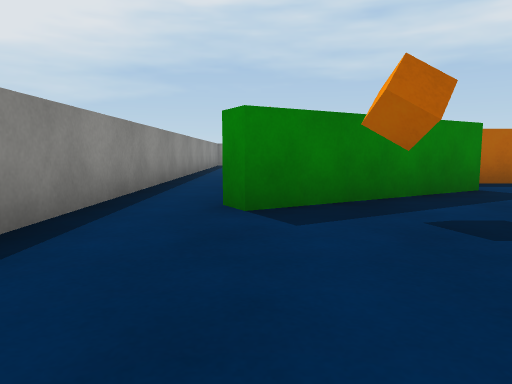
[1] (above)

12 first-person views from a walk through a scene from a Unity 3-D project. The camera is 0.55 m above the floor, tilts 6° down and sees 70° across. The floor is counted in squares, 1 m on a side. Each view is taken from the middle of a square. On the plan, view 1 faces up. The plan holds only what a view shows up to about 9 squares ahead; the rest is blank. The player character is not drawn. Surface patterns are stand-ins for the level's own textures.

[2]
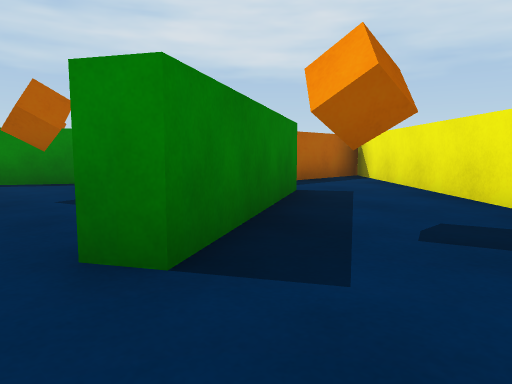

[3]
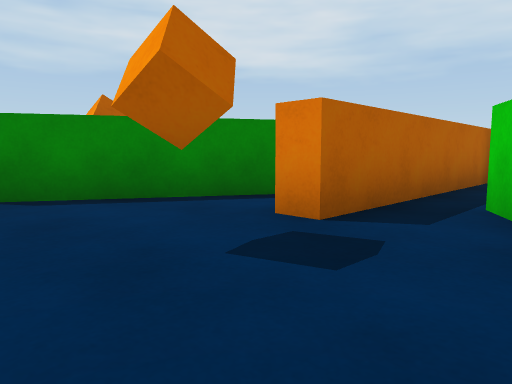

[4]
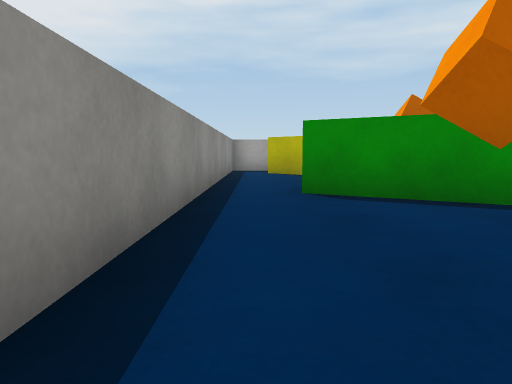

[5]
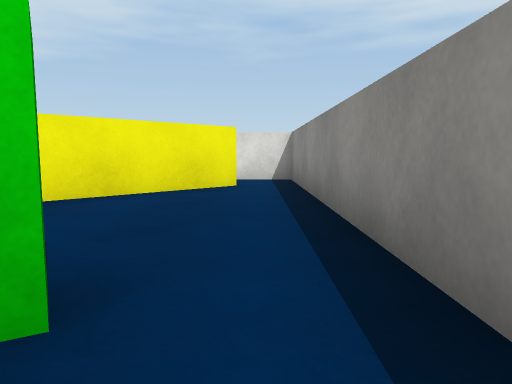

[6]
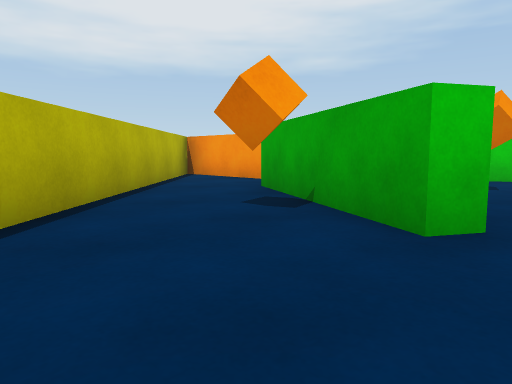

[7]
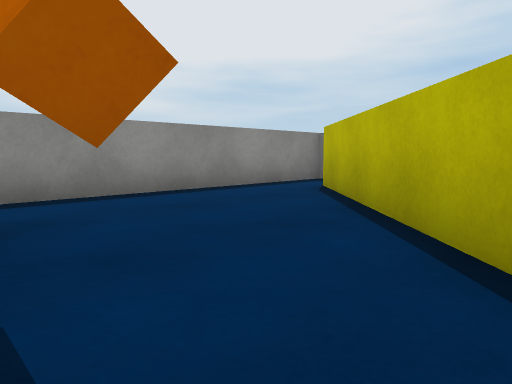

[8]
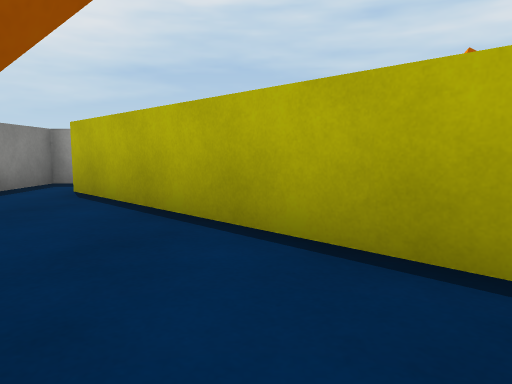

[9]
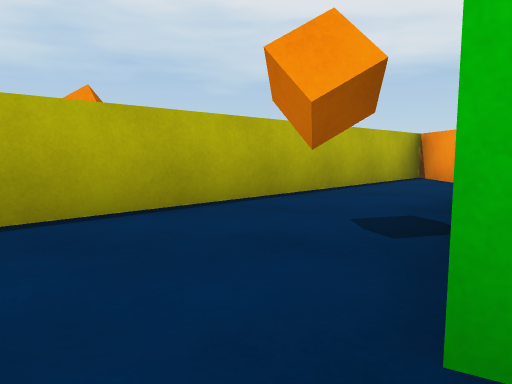

[10]
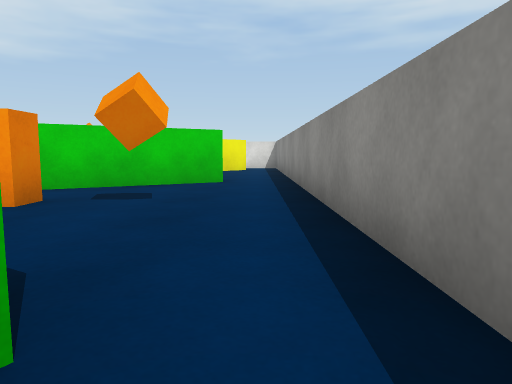

[11]
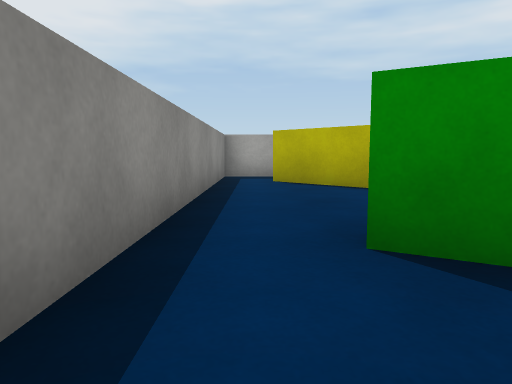

[12]
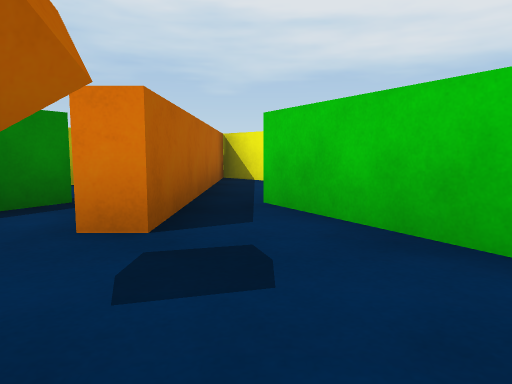

### Floor plan
Ten units are one square. View 1 is at (0, 0); x grows to the right and y downward. Boxes are objects, and circles mark ways between rooms. Rooms are numbered by the first view taken in them; rooms with no view inside come last. Other rooms are left out.
<svg viewBox="-22 -172 101 204">
<path fill="none" stroke="#000" d="M34 -28 48 -42M-17 -45 -17 27 -5 27M-8 14 15 -9M35 -55 -1 -35 -4 -39M30 -67 15 -67 15 -72M-4 -39 32 -60M32 -80 -4 -101M-17 -105 -17 -45M-4 -101 -1 -105 34 -85M42 -104 -7 -153M-5 -167 -17 -167 -17 -105M48 -42 74 -67 30 -67"/>
<rect x="5" y="-35" width="10" height="10" fill="#bbb"><title>orange cube</title></rect>
<rect x="-5" y="-75" width="10" height="10" fill="#bbb"><title>orange cube</title></rect>
<rect x="5" y="-115" width="10" height="10" fill="#bbb"><title>orange cube</title></rect>
<circle cx="-10" cy="-40" r="3" fill="#2a7"/>
<circle cx="40" cy="-40" r="3" fill="#2a7"/>
<circle cx="-10" cy="-100" r="3" fill="#2a7"/>
<circle cx="30" cy="-60" r="3" fill="#2a7"/>
<text x="10" y="-20">1</text>
<text x="0" y="-70">2</text>
<text x="0" y="-120">3</text>
<text x="50" y="-60">4</text>
</svg>
Room 1 opens to room 2. Room 1 opens to room 4. Room 2 opens to room 3. Room 2 opens to room 4.

Where each view was taken, in squares from view 1:
view 1: 0 up, 0 right, facing up
view 2: 2 up, 1 left, facing up-right
view 3: 5 up, 1 left, facing up-right
view 4: 5 up, 1 left, facing up
view 5: 5 up, 1 left, facing down
view 6: 13 up, 1 left, facing down-right
view 7: 10 up, 3 right, facing up-left
view 8: 10 up, 2 right, facing up
view 9: 11 up, 1 left, facing right
view 10: 11 up, 1 left, facing down
view 11: 8 up, 1 left, facing up
view 12: 6 up, 1 left, facing right
